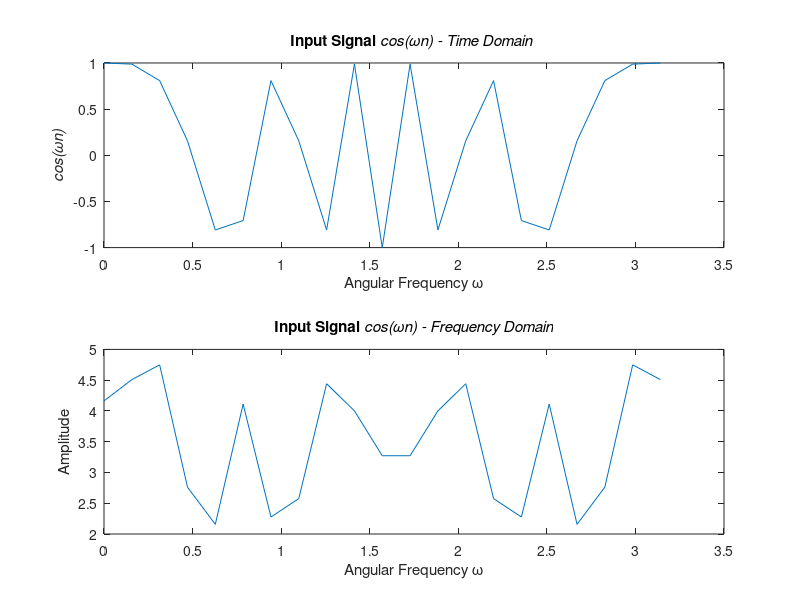
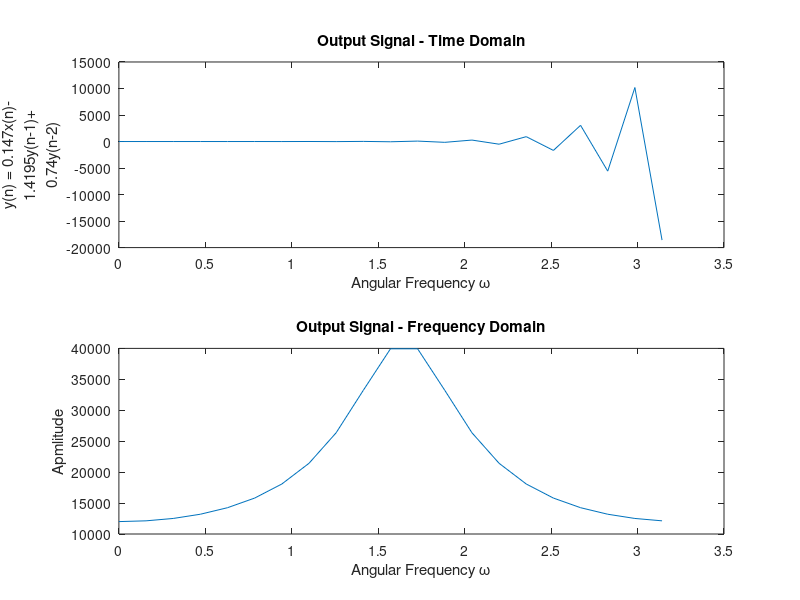
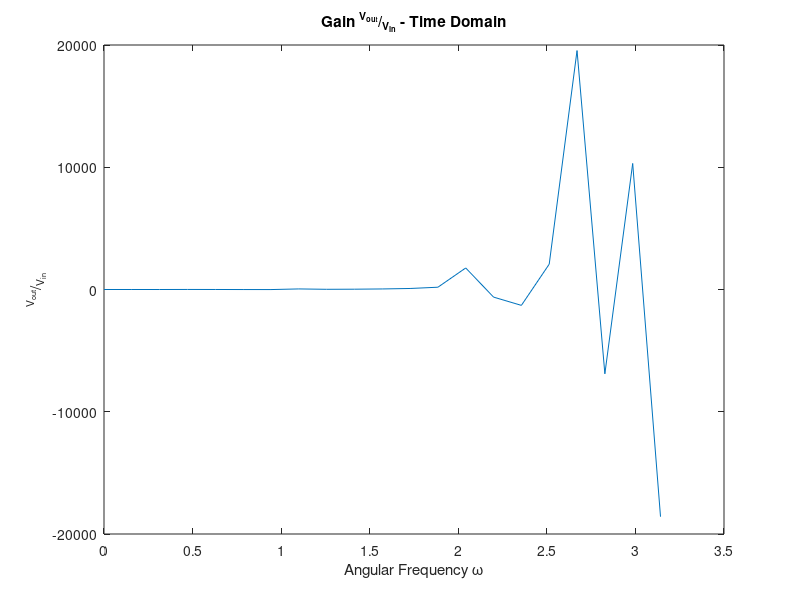
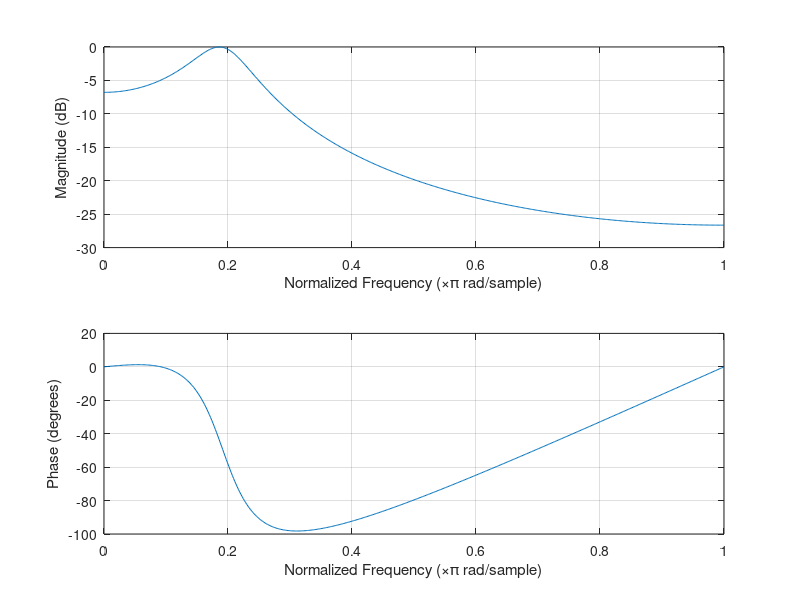

The MATLAB source for these figures, in order:
%%%
%%% DSP TERM PROJECT - SPRING 2018
%%%         APRIL 30, 2018
%%%             PART A
%%%


% Initialize the program

clc
clear all;
close all;

% Variable Definitations

n = 0:20;
w = 0:0.05*pi:pi;
wn = w.*n;
test = cos(wn);

% Initial conditions

y = zeros(1, 21);
y(1) = 0.147*test(1);
y(2) = 0.147*test(1) + 1.4195*y(1);

% Pass through the filter

for index = 3:21
   y(index) = 0.147*test(index) - 1.4195*y(index - 1) + 0.74*y(index - 2);
end

% Figures

figure('Name','Input Signal','NumberTitle','off');

subplot(2,1,1)
plot1 = plot(w, test);
title('Input Signal \it{cos(\omegan)} - Time Domain ')
xlabel('Angular Frequency \omega')
ylabel('\it{cos(\omegan)}')

subplot(2,1,2)
plot(w, abs(fft(test)))
title('Input Signal \it{cos(\omegan)} - Frequency Domain')
xlabel('Angular Frequency \omega')
ylabel('Amplitude')


figure('Name','Output Signal','NumberTitle','off');

subplot(2,1,1)
plot(w, y)
title('Output Signal - Time Domain')
xlabel('Angular Frequency \omega')
ylabel({'y(n) = 0.147x(n)-','1.4195y(n-1)+','0.74y(n-2)'})

subplot(2,1,2)
plot(w, abs(fft(y)))
title('Output Signal - Frequency Domain')
xlabel('Angular Frequency \omega')
ylabel('Apmlitude')


figure('Name', 'Gain', 'NumberTitle', 'off');

plot(w, y./test)
title('Gain ^{V_{out}}/_{V_{in}} - Time Domain')
xlabel('Angular Frequency \omega')
ylabel('^{V_{out}}/_{V_{in}}')

figure('Name', 'Frequency Response', 'NumberTitle', 'off');
freqz(0.147, [1 -1.419 0.74])
